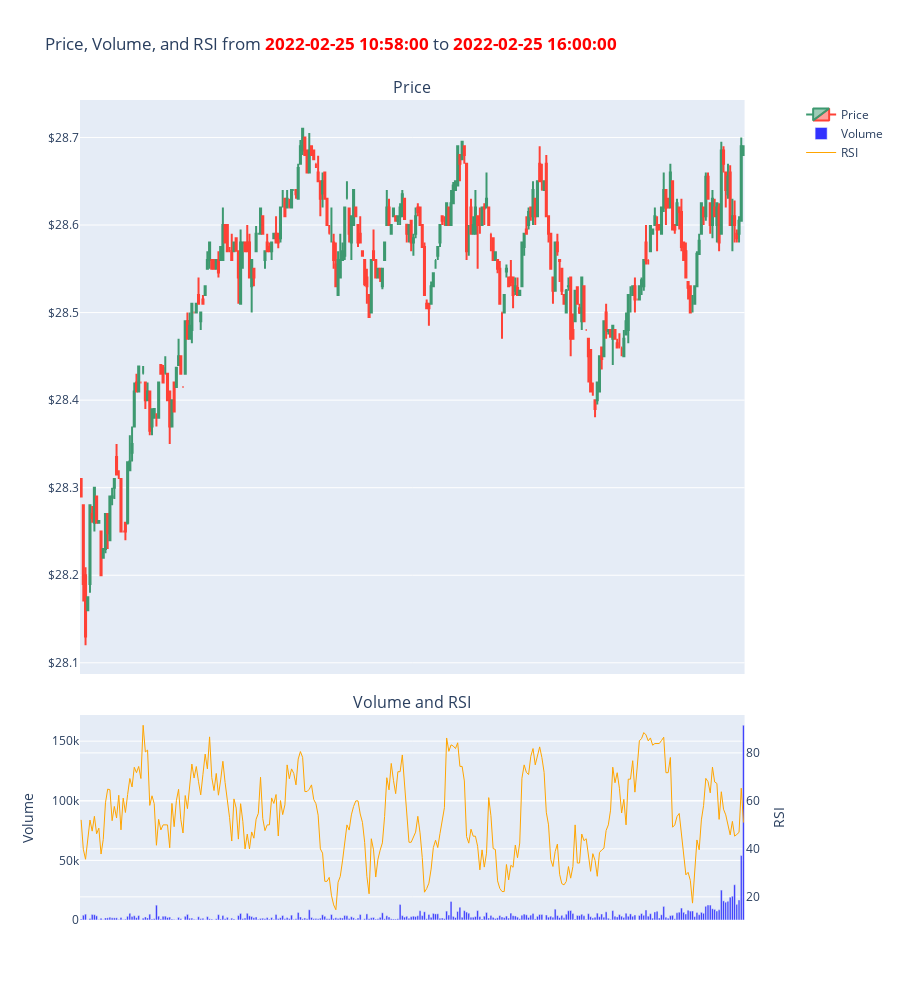

The code cell stored with this chart in its notebook:
### Markdown cell above
### Plots

### Code cell
# Plot for most recent day
df_plot = df[-300:]

START_DATE = df_plot['date'].iloc[0]
END_DATE = df_plot['date'].iloc[-1]

# Create subplots
fig = make_subplots(rows=2, cols=1, shared_xaxes=True, vertical_spacing=0.05,
                    subplot_titles=("Price", "Volume and RSI"),
                    row_width=[0.25, 0.7],  
                    specs=[[{"secondary_y": False}], [{"secondary_y": True}]]) # secondary_y: whether or not to display a secondary y-axis



# Subplot 1: Candlestick chart with Bollinger Bands
fig.add_trace(go.Candlestick(
    x=df_plot['date'],
    open=df_plot['open'],
    high=df_plot['high'],
    low=df_plot['low'],
    close=df_plot['close'],
    name='Price'
), row=1, col=1)

fig.update_xaxes(type='category', row=1, col=1) # Need to correct x axis since time is not continuous for minute data, time is missing for weekends
fig.update_yaxes(tickprefix="$", row=1, col=1) # Add dollar sign to yaxis tick values for the first subplot


# Subplot 2: Volume and RSI with two y-axes
fig.add_trace(go.Bar(
    x=df_plot['date'],
    y=df_plot['volume'],  # Assuming volume is in millions
    marker_color='blue',
    name='Volume',
    opacity=0.8,
    yaxis='y1'
), row=2, col=1)

fig.add_trace(go.Scatter(
    x=df_plot['date'],
    y=df_plot['RSI'],
    line=dict(color='orange', width=1),
    name='RSI',
    opacity=1,
    yaxis='y2',
), row=2, col=1, secondary_y=True)

# Update y-axes for the second subplot
fig.update_yaxes(title_text="Volume", row=2, col=1, secondary_y=False)
fig.update_yaxes(title_text="RSI", row=2, col=1, secondary_y=True)

fig.update_layout(
    hovermode = "x unified", # Display x-axis hover information of all subplots at once
)
fig.update_traces(xaxis='x1') 

# fig.update_xaxes(showticklabels=False, row=2, col=1, type='category') # Need to correct x axis since time is not continuous for minute data, time is missing for weekends

# Add custom x ticks
fig.update_xaxes(
    row=2, col=1, showgrid=True,
    ticktext=["09:30", "10:30", "11:30", "12:30", "13:30", "14:30", "15:30"],
    tickvals=["09:30", "10:30", "11:30", "12:30", "13:30", "14:30", "15:30"]
)

# Set layout options
fig.update_layout(
    title='Price, Volume, and RSI from <b style="color:red">{}</b> to <b style="color:red">{}</b>'.format(START_DATE, END_DATE),
    xaxis=dict(rangeslider=dict(visible=False)),
    showlegend=True,
    height=1000,
)

# Show the figure
fig.show()

### Figure 1 — Plotly figure (JSON) as saved in the notebook; plotly's stock layout.template omitted (floating-point values rounded to 4 significant figures; data arrays with more than 128 entries replaced by an {"elided": "..."} marker saying what was removed)
{"data": [{"close": {"elided": "300 float values"}, "high": {"elided": "300 float values"}, "low": {"elided": "300 float values"}, "name": "Price", "open": {"elided": "300 float values"}, "type": "candlestick", "x": {"elided": "300 str values"}, "xaxis": "x", "yaxis": "y"}, {"marker": {"color": "blue"}, "name": "Volume", "opacity": 0.8, "type": "bar", "x": {"elided": "300 str values"}, "xaxis": "x", "y": {"elided": "300 int values"}, "yaxis": "y2"}, {"line": {"color": "orange", "width": 1}, "name": "RSI", "opacity": 1, "type": "scatter", "x": {"elided": "300 str values"}, "xaxis": "x", "y": {"elided": "300 float values"}, "yaxis": "y3"}], "layout": {"annotations": [{"font": {"size": 16}, "showarrow": false, "text": "Price", "x": 0.47, "xanchor": "center", "xref": "paper", "y": 1, "yanchor": "bottom", "yref": "paper"}, {"font": {"size": 16}, "showarrow": false, "text": "Volume and RSI", "x": 0.47, "xanchor": "center", "xref": "paper", "y": 0.25, "yanchor": "bottom", "yref": "paper"}], "height": 1000, "hovermode": "x unified", "showlegend": true, "title": {"text": "Price, Volume, and RSI from <b style=\"color:red\">2022-02-25 10:58:00</b> to <b style=\"color:red\">2022-02-25 16:00:00</b>"}, "xaxis": {"anchor": "y", "domain": [0, 0.94], "matches": "x2", "rangeslider": {"visible": false}, "showticklabels": false, "type": "category"}, "xaxis2": {"anchor": "y2", "domain": [0, 0.94], "showgrid": true, "ticktext": ["09:30", "10:30", "11:30", "12:30", "13:30", "14:30", "15:30"], "tickvals": ["09:30", "10:30", "11:30", "12:30", "13:30", "14:30", "15:30"]}, "yaxis": {"anchor": "x", "domain": [0.3, 1], "tickprefix": "$"}, "yaxis2": {"anchor": "x2", "domain": [0, 0.25], "title": {"text": "Volume"}}, "yaxis3": {"anchor": "x2", "overlaying": "y2", "side": "right", "title": {"text": "RSI"}}}}
